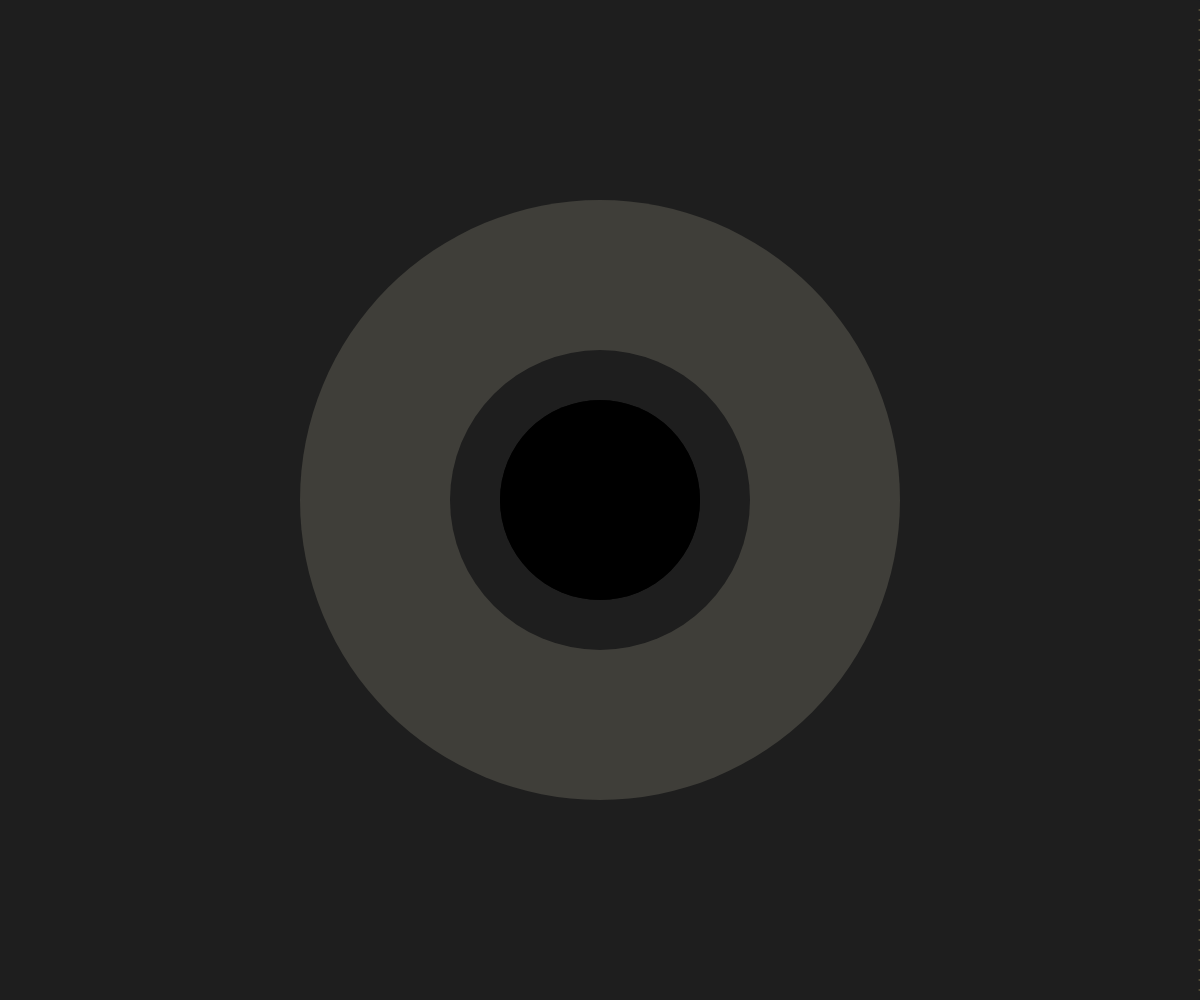
Frame 1 (no input)
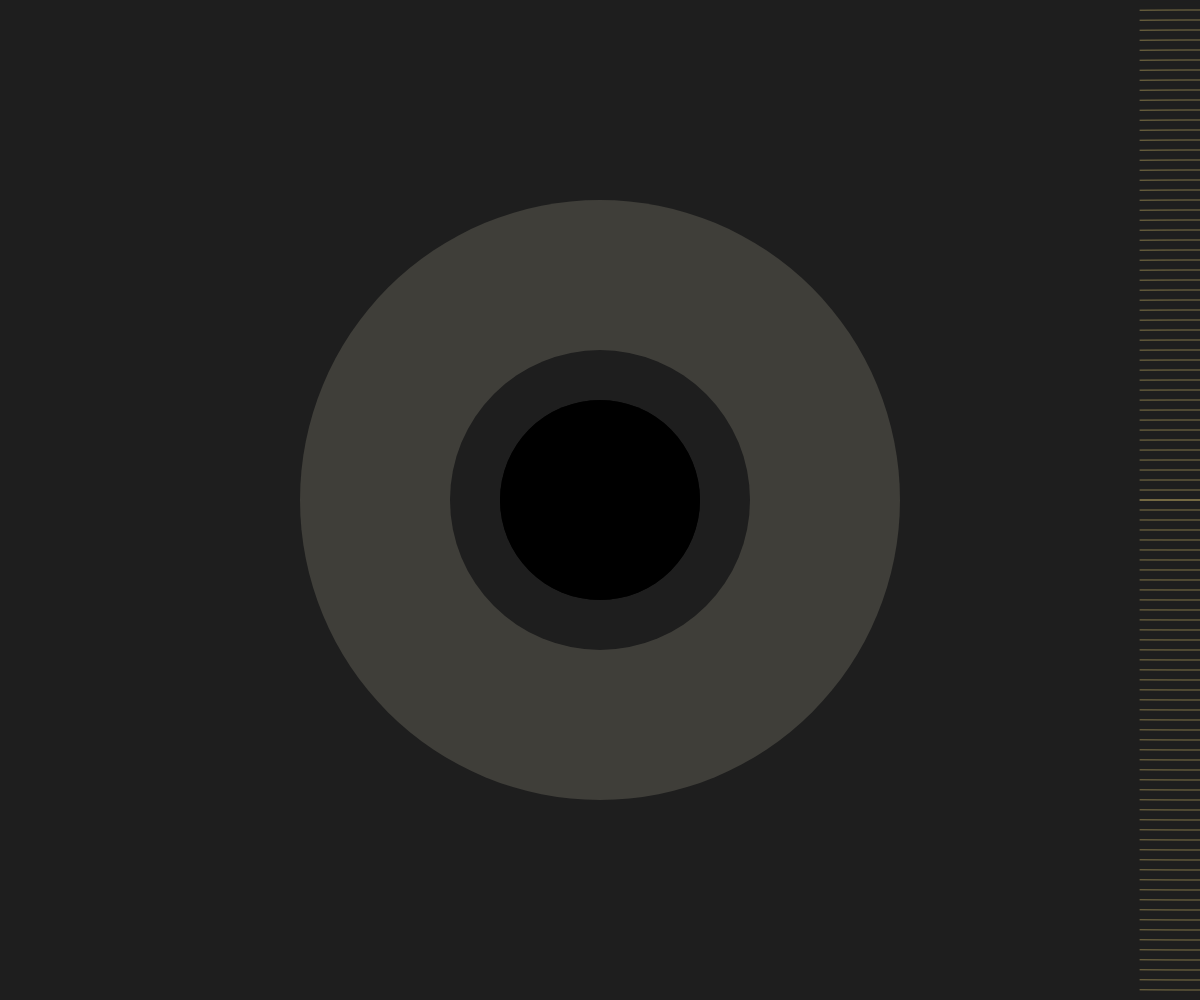
Frame 60 (no input)
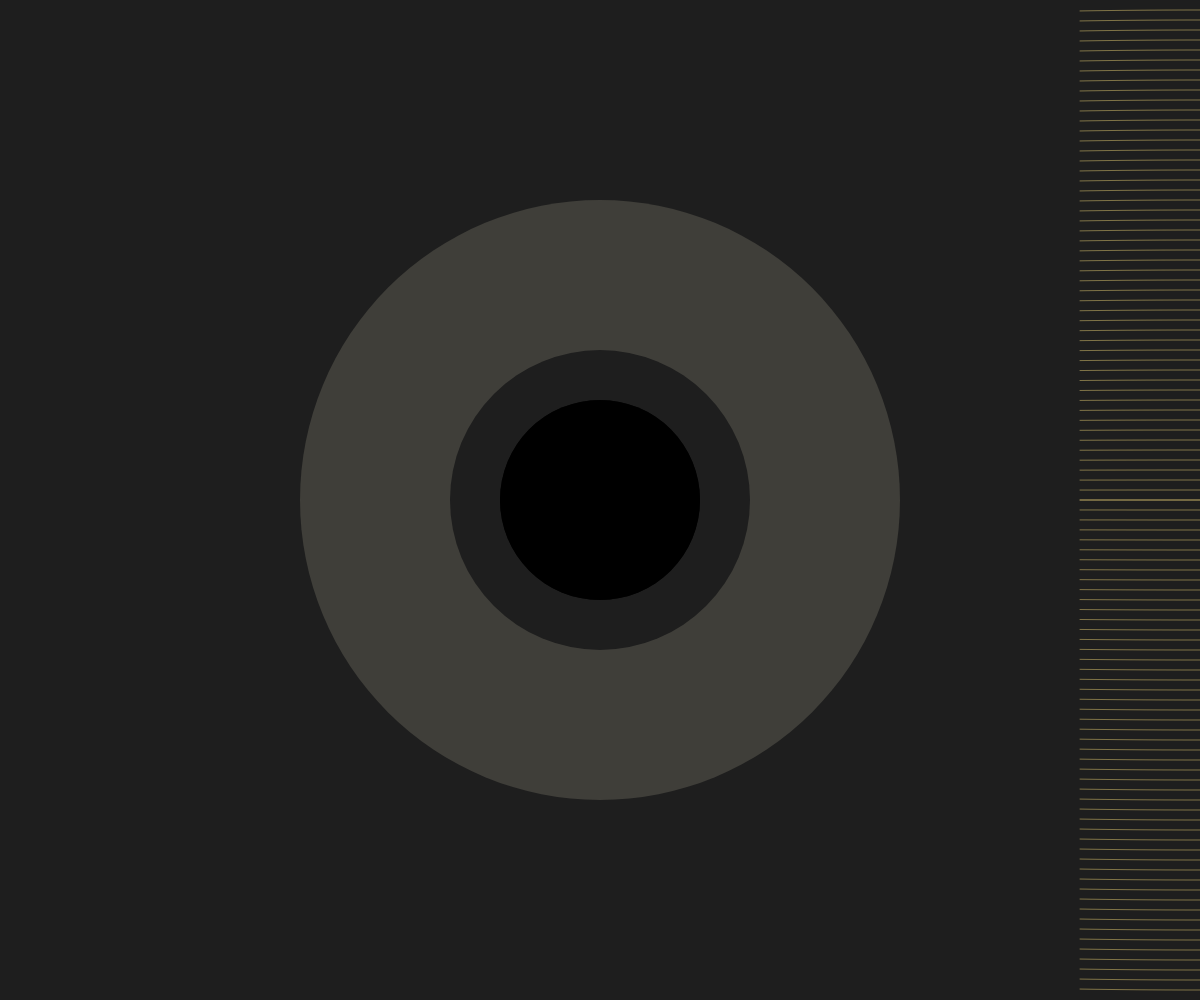
Frame 120 (the mouse pressed at the canvas centre since frame 60)

The p5.js sketch that drew these frames (run headless with seeded random() and noise() and a simulated clock; from frame 60 on, the mouse is pressed at the canvas centre):

// p5.js sketch
// ── sketch.js
const SZ_RADIUS = 100;
const GRAVITY = 0.011;

const photons = [];

function windowResized() {
  resizeCanvas(windowWidth, windowHeight);
}

function setup() {
  createCanvas(windowWidth, windowHeight);
  pixelDensity(1);
  ellipseMode(RADIUS);
  
  for (let y = 0; y > -height/2; y -= 0.1*SZ_RADIUS) {
    photons.push({ vel: createVector(-1, 0), points: [createVector(width/2, y)] });
    photons.push({ vel: createVector(-1, 0), points: [createVector(width/2, -y)] });
  }
}

function draw() {
  background(30);
  
  photons.forEach(photon => {
    const lastPos = photon.points.slice(-1)[0];
    if (lastPos.mag() < SZ_RADIUS) {
      photon.consumed = true;
    }
    if (lastPos.mag() < 1) {
      return;
    }
    const dist = lastPos.mag();
    const gravity = GRAVITY / pow(dist/SZ_RADIUS, 2);
    const toBlackHole = p5.Vector.mult(lastPos, -1);
    toBlackHole.setMag(gravity);
    photon.vel.add(toBlackHole);
    photon.vel.setMag(1);
    photon.points.push(p5.Vector.add(lastPos, photon.vel));
  });
  
  translate(width/2, height/2);
  
  noStroke();
  fill('#3F3E39');
  circle(0, 0, 3*SZ_RADIUS);
  fill(30);
  circle(0, 0, 1.5*SZ_RADIUS);
  fill(0);
  circle(0, 0, SZ_RADIUS);
  
  noFill();
  strokeWeight(0.5);
  photons.forEach(photon => {
    stroke(photon.consumed ? '#DD6A4B' : '#E2CB70');
    beginShape();
    photon.points.forEach(p => vertex(p.x, p.y));
    endShape();
  });
  
  noStroke();
  fill(0, 0, 0, 200);
  circle(0, 0, SZ_RADIUS);
}
